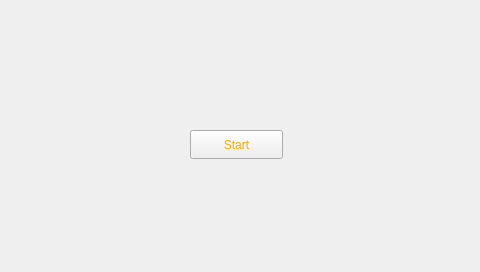
<?xml version="1.0" encoding="UTF-8"?>
<ui version="4.0">
 <class>MainWindow</class>
 <widget class="QMainWindow" name="MainWindow">
  <property name="geometry">
   <rect>
    <x>0</x>
    <y>0</y>
    <width>480</width>
    <height>272</height>
   </rect>
  </property>
  <property name="windowTitle">
   <string>MainWindow</string>
  </property>
  <property name="autoFillBackground">
   <bool>false</bool>
  </property>
  <property name="styleSheet">
   <string notr="true">background-image:url(:/img/Background_WIP.png)</string>
  </property>
  <widget class="QWidget" name="centralwidget">
   <property name="styleSheet">
    <string notr="true">color:rgb(255, 170, 0)</string>
   </property>
   <widget class="QStackedWidget" name="stackedWidget">
    <property name="geometry">
     <rect>
      <x>0</x>
      <y>0</y>
      <width>480</width>
      <height>272</height>
     </rect>
    </property>
    <property name="currentIndex">
     <number>0</number>
    </property>
    <widget class="QWidget" name="menuScreen">
     <property name="styleSheet">
      <string notr="true">background-image: url(:/img/Menu_placeholder.png);</string>
     </property>
     <widget class="QPushButton" name="startButton">
      <property name="geometry">
       <rect>
        <x>190</x>
        <y>130</y>
        <width>93</width>
        <height>29</height>
       </rect>
      </property>
      <property name="text">
       <string>Start</string>
      </property>
     </widget>
    </widget>
    <widget class="QWidget" name="gameOver">
     <property name="styleSheet">
      <string notr="true">background-image: url(:/img/Game_over_screen.png);</string>
     </property>
     <widget class="QPushButton" name="menuButton">
      <property name="geometry">
       <rect>
        <x>172</x>
        <y>170</y>
        <width>111</width>
        <height>29</height>
       </rect>
      </property>
      <property name="text">
       <string>Back to Menu</string>
      </property>
     </widget>
    </widget>
    <widget class="QWidget" name="gameScreen">
     <property name="styleSheet">
      <string notr="true">background-image: url(:/img/Background_WIP.png);</string>
     </property>
     <widget class="QPushButton" name="pushButton_2">
      <property name="geometry">
       <rect>
        <x>190</x>
        <y>80</y>
        <width>93</width>
        <height>29</height>
       </rect>
      </property>
      <property name="text">
       <string>DIE</string>
      </property>
     </widget>
    </widget>
   </widget>
  </widget>
 </widget>
 <resources/>
 <connections/>
</ui>
